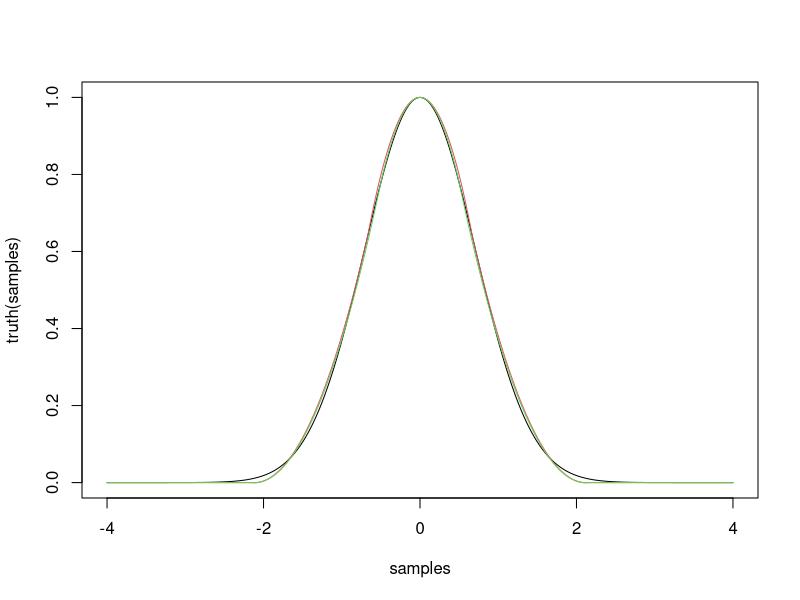
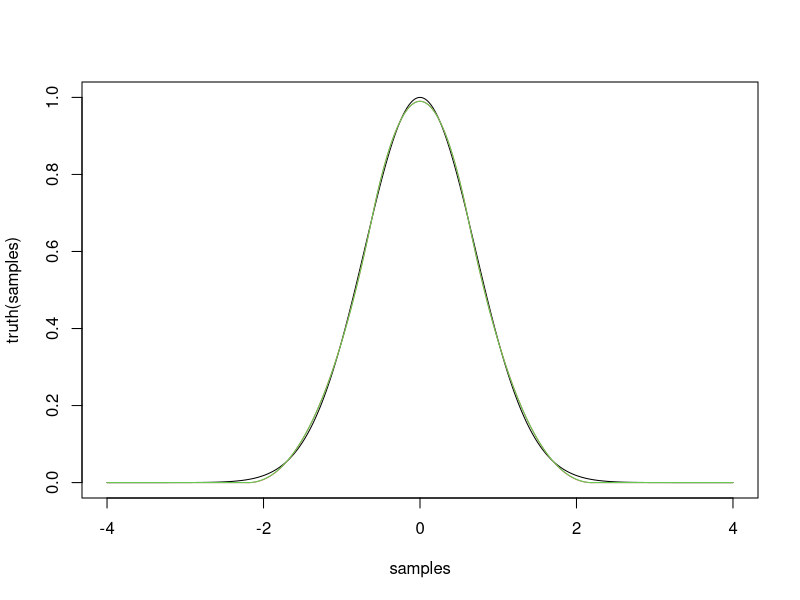
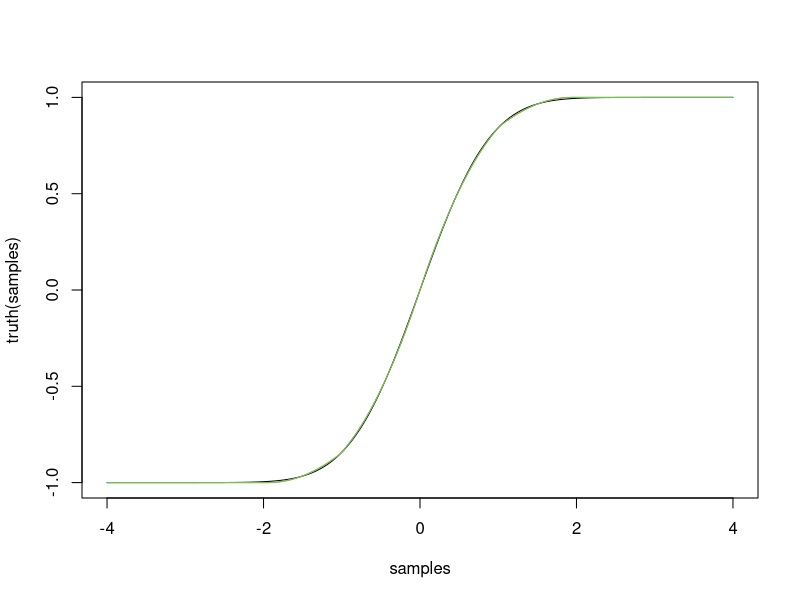
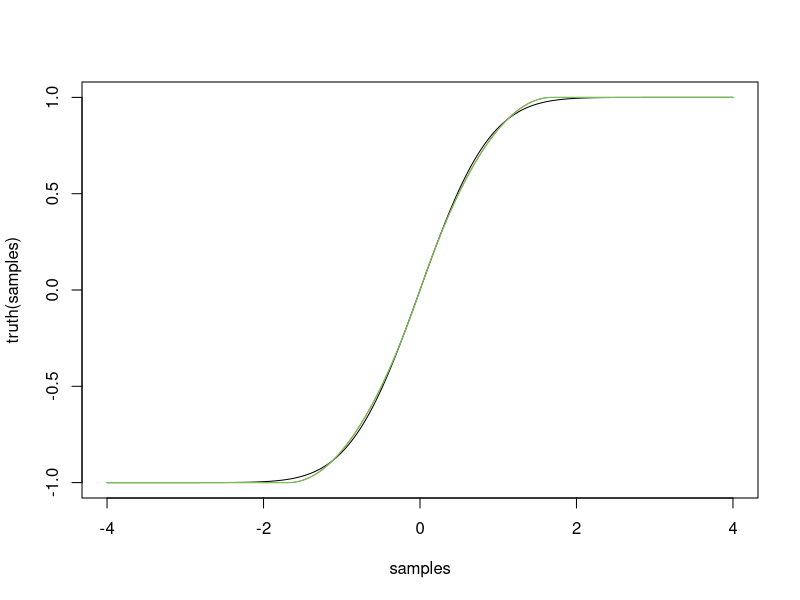
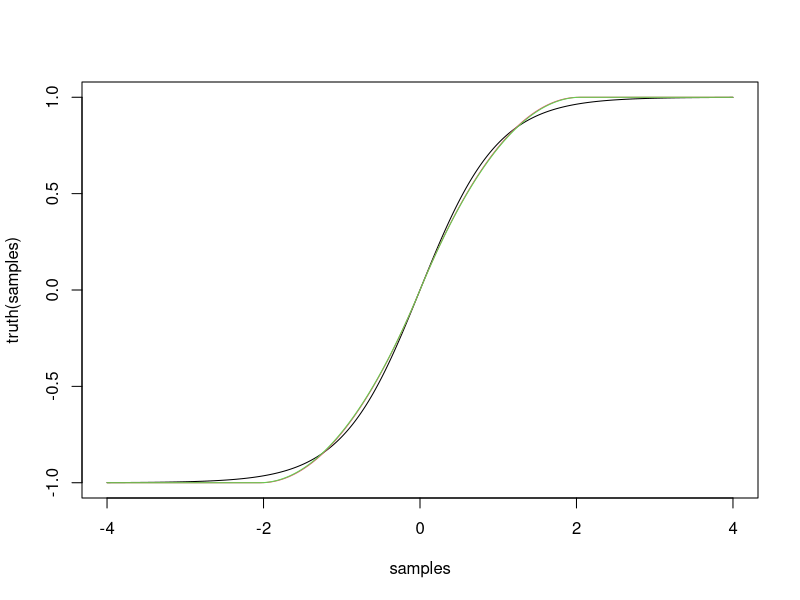
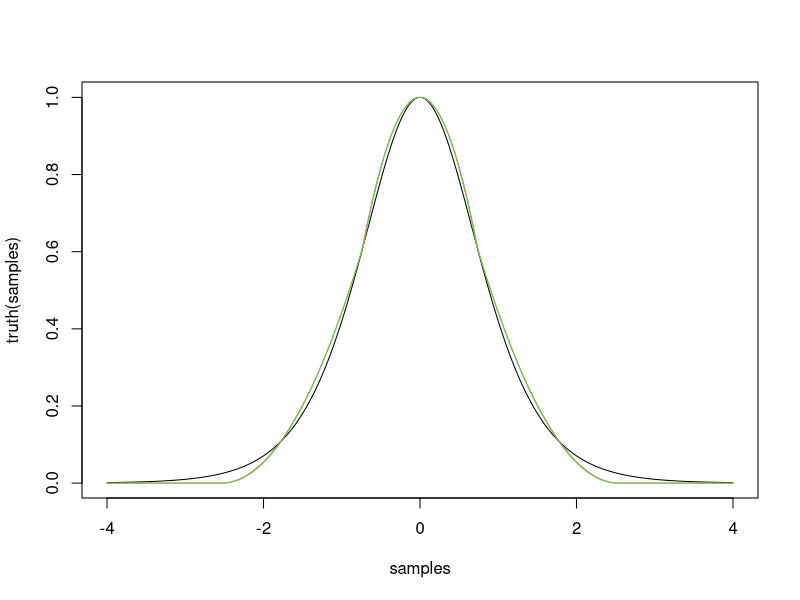
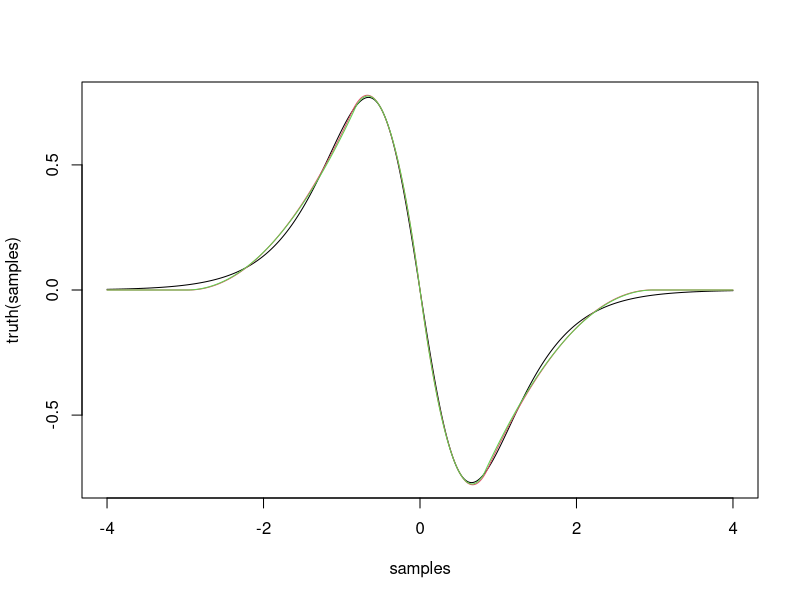
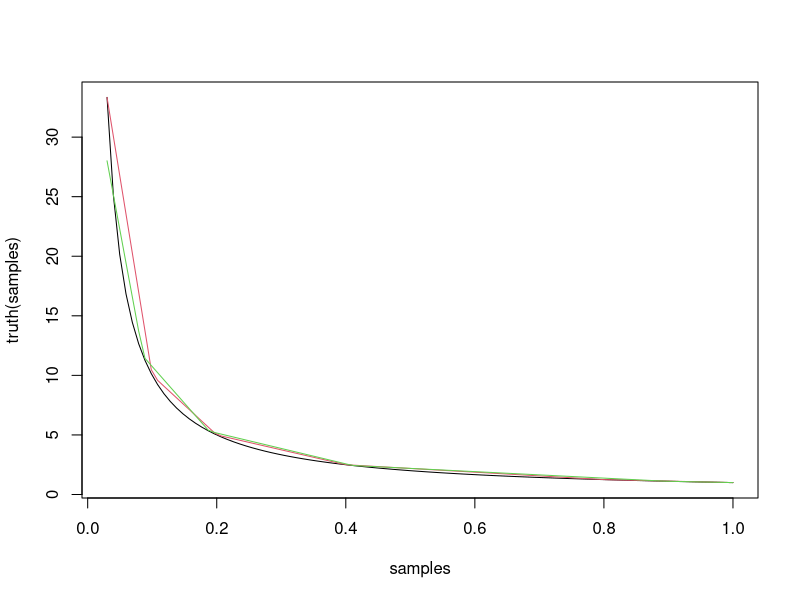

Write R code to recreate these figures, in order.

#namespace
SampleDatasetComparison = function(input, output, predict){
	list(
		pe = function(parameters){
			(output-predict(parameters)(input))/output
		},
		e = function(parameters){
			output-predict(parameters)(input)
		},
		plot = function(parameters, parameters2=NULL, type='p'){
			plot(input, output, type=type)
			points(input, predict(parameters)(input), type=type, col=2)
			if(!is.null(parameters2)){
				points(input, predict(parameters)(input), type=type, col=3)
			}
		}
	)
}

#namespace
SampledFunctionComparison = function(samples, truth, predict){
	list(
		pe = function(parameters){
			(truth(samples)-predict(parameters)(samples))/truth(samples)
		},
		e = function(parameters){
			truth(samples)-predict(parameters)(samples)
		},
		plot = function(parameters, parameters2=NULL){
			plot(samples, truth(samples), type='l')
			points(samples, predict(parameters)(samples), type='l', col=2)
			if(!is.null(parameters2)){
				points(samples, predict(parameters2)(samples), type='l', col=3)
			}
		}
	)
}

#namespace
SampleCosts = function(comparison){
	list(
		# mean percent error
		mpe = function(parameters) {
			mean(abs(comparison$pe(parameters)))
		},
		# mean error
		me = function(parameters) {
			mean(abs(comparison$e(parameters)))
		},
		# max percent error
		mxpe = function(parameters) {
			max(abs(comparison$pe(parameters)))
		},
		# max error
		mxe = function(parameters) {
			max(abs(comparison$e(parameters)))
		}
	)
}



# linear Newton polynomial
p1 = function(x1,x2, y1,y2){
    y21 = (y2-y1) / (x2-x1)
    function(x){ y1 + y21 * (x-x1) }
}

# quadratic Newton polynomial
p2 = function(x1,x2,x3, y1,y2,y3){
    y21  = (y2-y1)   / (x2-x1)
    y32  = (y3-y2)   / (x3-x2)
    y321 = (y32-y21) / (x3-x1)
    function(x){ y1 + y21*(x-x1) + y321*(x-x1)*(x-x2) }
}

# cubic Newton polynomial
p3 = function(x1,x2,x3,x4, y1,y2,y3,y4){
    y21   = (y2-y1)     / (x2-x1);
    y32   = (y3-y2)     / (x3-x2);
    y43   = (y4-y3)     / (x4-x3);
    y321  = (y32-y21)   / (x3-x1);
    y432  = (y43-y32)   / (x4-x2);
    y4321 = (y432-y321) / (x4-x1);
    function(x) {
	   y1 + y21*(x-x1) + y321*(x-x1)*(x-x2) + y4321*(x-x1)*(x-x2)*(x-x3)
    }
}



gauss = function(x){ exp(-x^2) }

# 3 pieces of 2nd degree
gauss3p2d = list(
	initialize=function(){ c(-0.4,0.0,-0.7) },
	decode=function(parameters) {
		cumsum(exp(parameters))
	},
	predict=function(parameters){
		transformed = cumsum(exp(parameters))
		a = transformed[1]
		b = transformed[2]
		c = transformed[3]
		function(xsigned) {
			x = abs(xsigned)
			ifelse(x<a, p2(-a,0,a, gauss(-a),gauss(0),gauss(a))(x), 
				ifelse(x<c, p2(a,b,c, gauss(a), gauss(b), 0)(x), 0))
		}
	}
)

comparison = SampledFunctionComparison(((-400):400)/100, gauss, gauss3p2d$predict)
costs = SampleCosts(comparison)
parameters = optim(gauss3p2d$initialize(), costs$mxe)$par
comparison$plot(gauss3p2d$initialize(), parameters)
gauss3p2d$decode(parameters)
costs$mxe(parameters)
parameters



# 3 pieces of 3rd degree
gauss2p3d = list(
	initialize=function(){ c(-1.4, -1.0, -0.9, -0.4, -0.6) },
	decode=function(parameters) {
		cumsum(exp(parameters))
	},
	predict=function(parameters){
		transformed = cumsum(exp(parameters))
		a = transformed[1]
		b = transformed[2]
		c = transformed[3]
		d = transformed[4]
		e = transformed[5]
		function(xsigned) {
			x = abs(xsigned)
			ifelse(x<b, p3(-b,-a,a,b, gauss(-b),gauss(-a),gauss(a),gauss(b))(x), 
				ifelse(x<e, p3(b,c,d,e, gauss(b), gauss(c), gauss(d), 0)(x), 0))
		}
	}
)

comparison = SampledFunctionComparison(((-400):400)/100, gauss, gauss2p3d$predict)
costs = SampleCosts(comparison)
parameters = optim(gauss2p3d$initialize(), costs$mxe)$par
comparison$plot(gauss2p3d$initialize(), parameters)
gauss2p3d$decode(parameters)
costs$mxe(parameters)
parameters





erf = function(x) { 2 * pnorm(x * sqrt(2)) - 1 }

# 6 pieces of 2nd degree
erf4p2d = list(
	initialize=function(){ c(-0.85,-0.5,-0.7,-0.85) },
	decode=function(parameters) {
		cumsum(exp(parameters))
	},
	predict=function(parameters){
		transformed = cumsum(exp(parameters))
		a = transformed[1]
		b = transformed[2]
		c = transformed[3]
		d = transformed[4]
		function(xsigned) {
			x = abs(xsigned)
			sign(xsigned) * ifelse(x<b, p2(0,a,b, erf(0),erf(a),erf(b))(x), 
												ifelse(x<d, p2(b,c,d, erf(b), erf(c), 1)(x), 1))
		}
	}
)

comparison = SampledFunctionComparison(((-400):400)/100, erf, erf4p2d$predict)
costs = SampleCosts(comparison)
parameters = optim(erf4p2d$initialize(), costs$mxe)$par
comparison$plot(erf4p2d$initialize(), parameters)
erf4p2d$decode(parameters)
costs$mxe(parameters)
parameters




# 4 pieces of 2nd degree
erf2p2d = list(
	initialize=function(){ c(0.1,-0.6) },
	decode=function(parameters) {
		cumsum(exp(parameters))
	},
	predict=function(parameters){
		transformed = cumsum(exp(parameters))
		a = transformed[1]
		b = transformed[2]
		function(xsigned) {
			x = abs(xsigned)
			sign(xsigned) * ifelse(x<b, p2(0,a,b, erf(0),erf(a),1)(x),  1)
		}
	}
)

comparison = SampledFunctionComparison(((-400):400)/100, erf, erf2p2d$predict)
costs = SampleCosts(comparison)
parameters = optim(erf2p2d$initialize(), costs$mxe)$par
comparison$plot(erf2p2d$initialize(), parameters)
erf2p2d$decode(parameters)
costs$mxe(parameters)
parameters





# 4 pieces of 2nd degree
tanh2p2d = list(
	initialize=function(){ c(0.2,-0.2) },
	decode=function(parameters) {
		cumsum(exp(parameters))
	},
	predict=function(parameters){
		transformed = cumsum(exp(parameters))
		a = transformed[1]
		b = transformed[2]
		function(xsigned) {
			x = abs(xsigned)
			sign(xsigned) * ifelse(x<b, p2(0,a,b, tanh(0),tanh(a),1)(x),  1)
		}
	}
)

comparison = SampledFunctionComparison(((-400):400)/100, tanh, tanh2p2d$predict)
costs = SampleCosts(comparison)
parameters = optim(tanh2p2d$initialize(), costs$mxe)$par
comparison$plot(tanh2p2d$initialize(), parameters)
tanh2p2d$decode(parameters)
costs$mxe(parameters)
parameters




sech2 = function(x){ 1/(cosh(x)*cosh(x)) }

# 3 pieces of 2nd degree
sech23p2d = list(
	initialize=function(){ c(-0.3,0.05,-0.3) },
	decode=function(parameters) {
		cumsum(exp(parameters))
	},
	predict=function(parameters){
		transformed = cumsum(exp(parameters))
		a = transformed[1]
		b = transformed[2]
		c = transformed[3]
		function(xsigned) {
			x = abs(xsigned)
			ifelse(x<a, p2(-a,0,a, sech2(-a),sech2(0),sech2(a))(x), 
				ifelse(x<c, p2(a,b,c, sech2(a), sech2(b), 0)(x), 0))
		}
	}
)

comparison = SampledFunctionComparison(((-400):400)/100, sech2, sech23p2d$predict)
costs = SampleCosts(comparison)
parameters = optim(sech23p2d$initialize(), costs$mxe)$par
comparison$plot(sech23p2d$initialize(), parameters)
sech23p2d$decode(parameters)
costs$mxe(parameters)
parameters



ddxsech2 = function(x){ -2*tanh(x)/(cosh(x)*cosh(x)) }

ddxsech24p2d = list(
	initialize=function(){ c(-0.7,-1.0,0.3,-0.3) },
	decode=function(parameters) {
		cumsum(exp(parameters))
	},
	predict=function(parameters){
		transformed = cumsum(exp(parameters))
		a = transformed[1]
		b = transformed[2]
		c = transformed[3]
		d = transformed[4]
		function(xsigned) {
			x = abs(xsigned)
			sign(xsigned) * ifelse(x<b, p2(0,a,b, ddxsech2(0),ddxsech2(a),ddxsech2(b))(x), 
												ifelse(x<d, p2(b,c,d, ddxsech2(b), ddxsech2(c), 0)(x), 0))
		}
	}
)

comparison = SampledFunctionComparison(((-400):400)/100, ddxsech2, ddxsech24p2d$predict)
costs = SampleCosts(comparison)
parameters = optim(ddxsech24p2d$initialize(), costs$mxe)$par
comparison$plot(ddxsech24p2d$initialize(), parameters)
ddxsech24p2d$decode(parameters)
costs$mxe(parameters)
parameters


inv = function(x) { 1/x }

# 5 pieces of 1st degree
inv5p1d = list(
	initialize=function(){ c(0.03, 0.1, 0.2, 0.4, 0.8) },
	decode=function(parameters) {
		(parameters)
	},
	predict=function(parameters){
		transformed = (parameters)
		a = transformed[1]
		b = transformed[2]
		c = transformed[3]
		d = transformed[4]
		e = transformed[5]
		function(xsigned) {
			x = abs(xsigned)
			sign(xsigned) * ifelse(x<b, p1(a,b, inv(a), inv(b))(x), 
			                ifelse(x<c, p1(b,c, inv(b), inv(c))(x), 
							ifelse(x<d, p1(c,d, inv(c), inv(d))(x), 
							ifelse(x<e, p1(d,e, inv(d), inv(e))(x), 
							ifelse(x<1, p1(e,1, inv(e),      1)(x), 
									1)))))
		}
	}
)

comparison = SampledFunctionComparison(seq(0.03, 1, length.out=100), inv, inv5p1d$predict)
costs = SampleCosts(comparison)
parameters = optim(inv5p1d$initialize(), costs$mxpe)$par
comparison$plot(inv5p1d$initialize(), parameters)
inv5p1d$decode(inv5p1d$initialize())
inv5p1d$decode(parameters)
costs$mxpe(inv5p1d$initialize())
costs$mxpe(parameters)
parameters




# 5 pieces of 1st degree
inv5p1d = list(
	initialize=function(){ c(0.03, 0.1, 0.2, 0.4, 0.8, 0,0,0,0) },
	decode=function(parameters) {
		(parameters)
	},
	predict=function(parameters){
		transformed = (parameters)
		a = transformed[1]
		b = transformed[2]
		c = transformed[3]
		d = transformed[4]
		e = transformed[5]
		b1 = transformed[6]
		c1 = transformed[7]
		d1 = transformed[8]
		e1 = transformed[9]
		function(xsigned) {
			x = abs(xsigned)
			sign(xsigned) * ifelse(x<b, p1(a,b, inv(a),    inv(b)+b1)(x), 
			                ifelse(x<c, p1(b,c, inv(b)+b1, inv(c)+c1)(x), 
							ifelse(x<d, p1(c,d, inv(c)+c1, inv(d)+d1)(x), 
							ifelse(x<e, p1(d,e, inv(d)+d1, inv(e)+e1)(x), 
							ifelse(x<1, p1(e,1, inv(e)+e1,         1)(x), 
									1)))))
		}
	}
)

comparison = SampledFunctionComparison(seq(0.03, 1, length.out=300), inv, inv5p1d$predict)
costs = SampleCosts(comparison)
parameters = optim(inv5p1d$initialize(), costs$mxpe)$par
comparison$plot(inv5p1d$initialize(), parameters)
inv5p1d$decode(inv5p1d$initialize())
inv5p1d$decode(parameters)
costs$mxpe(inv5p1d$initialize())
costs$mxpe(parameters)
parameters


# 4 pieces of 1st degree
inv4p1d = list(
	initialize=function(){ c(0.03, 0.1, 0.2, 0.5, -1, -0.2, 0) },
	decode=function(parameters) {
		a = parameters[1]
		b = parameters[2]
		c = parameters[3]
		d = parameters[4]
		b1 = parameters[5]
		c1 = parameters[6]
		d1 = parameters[7]
		c(
			paste(a,'<x<',b,':',inv(a),    ',', inv(b)+b1),
			paste(b,'<x<',c,':',inv(b)+b1, ',', inv(c)+c1),
			paste(c,'<x<',d,':',inv(c)+c1, ',', inv(d)+d1),
			paste(d,'<x<',1,':',inv(d)+d1, ',',         1)
		)
	},
	predict=function(parameters){
		a = parameters[1]
		b = parameters[2]
		c = parameters[3]
		d = parameters[4]
		b1 = parameters[5]
		c1 = parameters[6]
		d1 = parameters[7]
		function(xsigned) {
			x = abs(xsigned)
			sign(xsigned) * ifelse(x<b, p1(a,b, inv(a),    inv(b)+b1)(x), 
			                ifelse(x<c, p1(b,c, inv(b)+b1, inv(c)+c1)(x), 
							ifelse(x<d, p1(c,d, inv(c)+c1, inv(d)+d1)(x), 
							ifelse(x<1, p1(d,1, inv(d)+d1,         1)(x), 
									1))))
		}
	}
)

comparison = SampledFunctionComparison(seq(0.03, 1, length.out=300), inv, inv4p1d$predict)
costs = SampleCosts(comparison)
parameters = optim(inv4p1d$initialize(), costs$mxpe)$par
comparison$plot(inv4p1d$initialize(), parameters)
inv4p1d$decode(inv4p1d$initialize())
inv4p1d$decode(parameters)
costs$mxpe(inv4p1d$initialize())
costs$mxpe(parameters)
parameters
